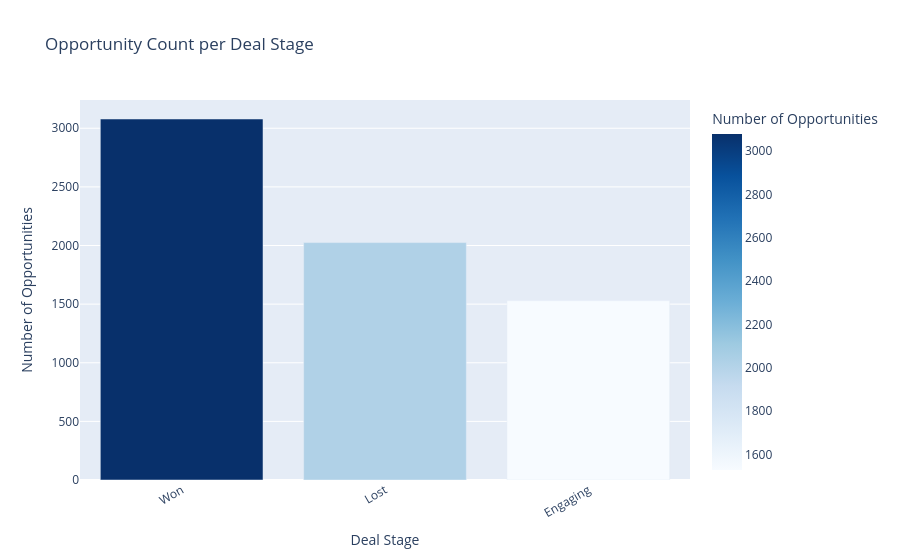
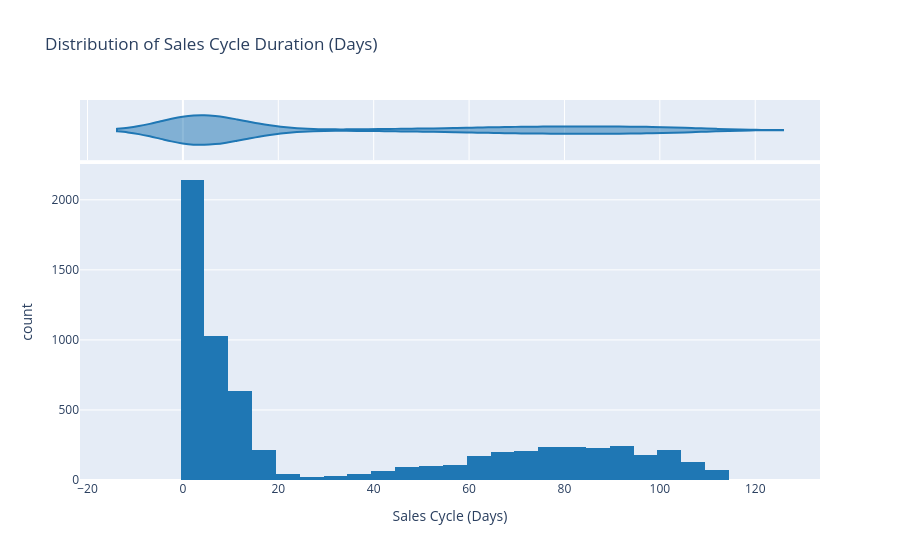
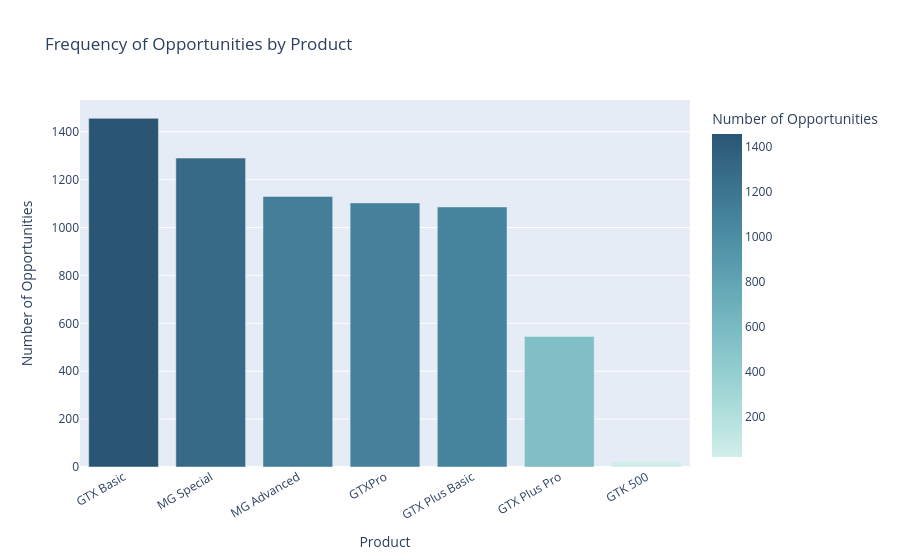

Notebook cell for these charts, in order:
### Code cell
# Univariate Visual 3: Deal Stage Count Bar Chart
stage_counts_u = analysis_df['deal_stage'].value_counts().reset_index()
stage_counts_u.columns = ['deal_stage', 'count']

fig_stage_bar = px.bar(
    stage_counts_u, x='deal_stage', y='count',
    title='Opportunity Count per Deal Stage',
    color='count', color_continuous_scale='Blues',
    labels={'count': 'Number of Opportunities', 'deal_stage': 'Deal Stage'}
)
fig_stage_bar.update_layout(xaxis_tickangle=-30)
fig_stage_bar.show()

# Univariate Visual 4: Sales Cycle Days Distribution
fig_cycle_dist = px.histogram(
    analysis_df.dropna(subset=['sales_cycle_days']),
    x='sales_cycle_days', nbins=40, marginal='violin',
    title='Distribution of Sales Cycle Duration (Days)',
    color_discrete_sequence=['#1f77b4'],
    labels={'sales_cycle_days': 'Sales Cycle (Days)'}
)
fig_cycle_dist.show()

# Univariate Visual 5: Product frequency bar chart
product_counts = analysis_df['product'].value_counts().reset_index()
product_counts.columns = ['product', 'count']
fig_product_bar = px.bar(
    product_counts, x='product', y='count',
    title='Frequency of Opportunities by Product',
    color='count', color_continuous_scale='Teal',
    labels={'count': 'Number of Opportunities', 'product': 'Product'}
)
fig_product_bar.update_layout(xaxis_tickangle=-30)
fig_product_bar.show()

### Figure 1 — Plotly figure (JSON) as saved in the notebook; plotly's stock layout.template omitted (floating-point values rounded to 4 significant figures)
{"data": [{"hovertemplate": "Deal Stage=%{x}<br>Number of Opportunities=%{marker.color}<extra></extra>", "legendgroup": "", "marker": {"color": [3079, 2025, 1529], "coloraxis": "coloraxis", "pattern": {"shape": ""}}, "name": "", "orientation": "v", "showlegend": false, "textposition": "auto", "type": "bar", "x": ["Won", "Lost", "Engaging"], "xaxis": "x", "y": [3079, 2025, 1529], "yaxis": "y"}], "layout": {"barmode": "relative", "coloraxis": {"colorbar": {"title": {"text": "Number of Opportunities"}}, "colorscale": [[0, "rgb(247,251,255)"], [0.125, "rgb(222,235,247)"], [0.25, "rgb(198,219,239)"], [0.375, "rgb(158,202,225)"], [0.5, "rgb(107,174,214)"], [0.625, "rgb(66,146,198)"], [0.75, "rgb(33,113,181)"], [0.875, "rgb(8,81,156)"], [1, "rgb(8,48,107)"]]}, "legend": {"tracegroupgap": 0}, "title": {"text": "Opportunity Count per Deal Stage"}, "xaxis": {"anchor": "y", "domain": [0, 1], "tickangle": -30, "title": {"text": "Deal Stage"}}, "yaxis": {"anchor": "x", "domain": [0, 1], "title": {"text": "Number of Opportunities"}}}}

### Figure 2 — Plotly figure (JSON) as saved in the notebook; plotly's stock layout.template omitted (floating-point values rounded to 4 significant figures; data arrays with more than 128 entries replaced by an {"elided": "..."} marker saying what was removed)
{"data": [{"bingroup": "x", "hovertemplate": "Sales Cycle (Days)=%{x}<br>count=%{y}<extra></extra>", "legendgroup": "", "marker": {"color": "#1f77b4", "pattern": {"shape": ""}}, "name": "", "nbinsx": 40, "orientation": "v", "showlegend": false, "type": "histogram", "x": {"elided": "6633 int values"}, "xaxis": "x", "yaxis": "y"}, {"hovertemplate": "Sales Cycle (Days)=%{x}<extra></extra>", "legendgroup": "", "marker": {"color": "#1f77b4"}, "name": "", "scalegroup": "x", "showlegend": false, "type": "violin", "x": {"elided": "6633 int values"}, "xaxis": "x2", "yaxis": "y2"}], "layout": {"barmode": "relative", "legend": {"tracegroupgap": 0}, "title": {"text": "Distribution of Sales Cycle Duration (Days)"}, "xaxis": {"anchor": "y", "domain": [0, 1], "title": {"text": "Sales Cycle (Days)"}}, "xaxis2": {"anchor": "y2", "domain": [0, 1], "matches": "x", "showgrid": true, "showticklabels": false}, "yaxis": {"anchor": "x", "domain": [0, 0.8316], "title": {"text": "count"}}, "yaxis2": {"anchor": "x2", "domain": [0.8416, 1], "matches": "y2", "showgrid": false, "showline": false, "showticklabels": false, "ticks": ""}}}

### Figure 3 — Plotly figure (JSON) as saved in the notebook; plotly's stock layout.template omitted (floating-point values rounded to 4 significant figures)
{"data": [{"hovertemplate": "Product=%{x}<br>Number of Opportunities=%{marker.color}<extra></extra>", "legendgroup": "", "marker": {"color": [1456, 1290, 1130, 1103, 1086, 545, 23], "coloraxis": "coloraxis", "pattern": {"shape": ""}}, "name": "", "orientation": "v", "showlegend": false, "textposition": "auto", "type": "bar", "x": ["GTX Basic", "MG Special", "MG Advanced", "GTXPro", "GTX Plus Basic", "GTX Plus Pro", "GTK 500"], "xaxis": "x", "y": [1456, 1290, 1130, 1103, 1086, 545, 23], "yaxis": "y"}], "layout": {"barmode": "relative", "coloraxis": {"colorbar": {"title": {"text": "Number of Opportunities"}}, "colorscale": [[0, "rgb(209, 238, 234)"], [0.1667, "rgb(168, 219, 217)"], [0.3333, "rgb(133, 196, 201)"], [0.5, "rgb(104, 171, 184)"], [0.6667, "rgb(79, 144, 166)"], [0.8333, "rgb(59, 115, 143)"], [1, "rgb(42, 86, 116)"]]}, "legend": {"tracegroupgap": 0}, "title": {"text": "Frequency of Opportunities by Product"}, "xaxis": {"anchor": "y", "domain": [0, 1], "tickangle": -30, "title": {"text": "Product"}}, "yaxis": {"anchor": "x", "domain": [0, 1], "title": {"text": "Number of Opportunities"}}}}
